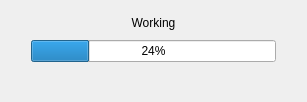
<?xml version="1.0" encoding="UTF-8"?>
<ui version="4.0">
 <class>dialogWorking</class>
 <widget class="QDialog" name="dialogWorking">
  <property name="geometry">
   <rect>
    <x>0</x>
    <y>0</y>
    <width>307</width>
    <height>94</height>
   </rect>
  </property>
  <property name="windowTitle">
   <string>Working</string>
  </property>
  <property name="windowIcon">
   <iconset resource="warden.qrc">
    <normaloff>:/warden.png</normaloff>:/warden.png</iconset>
  </property>
  <layout class="QGridLayout">
   <item row="0" column="0">
    <layout class="QGridLayout">
     <item row="0" column="2" rowspan="3">
      <spacer name="spacer1_2">
       <property name="orientation">
        <enum>Qt::Horizontal</enum>
       </property>
       <property name="sizeType">
        <enum>QSizePolicy::Fixed</enum>
       </property>
       <property name="sizeHint" stdset="0">
        <size>
         <width>20</width>
         <height>80</height>
        </size>
       </property>
      </spacer>
     </item>
     <item row="0" column="0" rowspan="3">
      <spacer name="spacer1">
       <property name="orientation">
        <enum>Qt::Horizontal</enum>
       </property>
       <property name="sizeType">
        <enum>QSizePolicy::Fixed</enum>
       </property>
       <property name="sizeHint" stdset="0">
        <size>
         <width>20</width>
         <height>80</height>
        </size>
       </property>
      </spacer>
     </item>
     <item row="0" column="1">
      <widget class="QLabel" name="textText">
       <property name="text">
        <string>Working</string>
       </property>
       <property name="alignment">
        <set>Qt::AlignCenter</set>
       </property>
       <property name="wordWrap">
        <bool>false</bool>
       </property>
      </widget>
     </item>
     <item row="1" column="1">
      <widget class="QProgressBar" name="progressBarWorking">
       <property name="value">
        <number>24</number>
       </property>
      </widget>
     </item>
    </layout>
   </item>
  </layout>
 </widget>
 <layoutdefault spacing="6" margin="11"/>
 <resources>
  <include location="warden.qrc"/>
 </resources>
 <connections/>
</ui>
